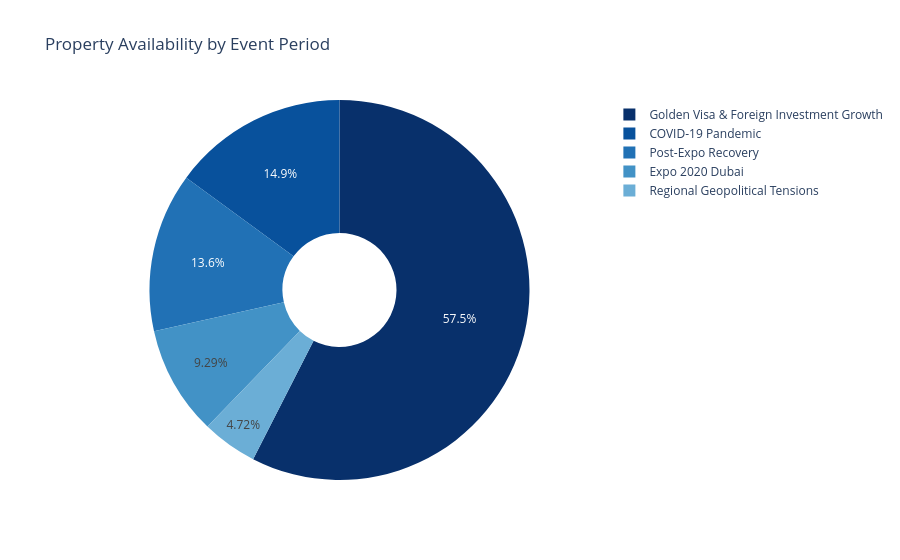

The code cell stored with this chart in its notebook:
### Code cell
fig = px.pie(df,
             names = "Event_Period",
             title = "Property Availability by Event Period",
             hole = 0.3,
             color_discrete_sequence=px.colors.sequential.Blues_r )
fig.show()

### Figure 1 — Plotly figure (JSON) as saved in the notebook; plotly's stock layout.template omitted (floating-point values rounded to 4 significant figures; data arrays with more than 128 entries replaced by an {"elided": "..."} marker saying what was removed)
{"data": [{"domain": {"x": [0, 1], "y": [0, 1]}, "hole": 0.3, "hovertemplate": "Event_Period=%{label}<extra></extra>", "labels": {"elided": "10000 str values"}, "legendgroup": "", "name": "", "showlegend": true, "type": "pie"}], "layout": {"legend": {"tracegroupgap": 0}, "piecolorway": ["rgb(8,48,107)", "rgb(8,81,156)", "rgb(33,113,181)", "rgb(66,146,198)", "rgb(107,174,214)", "rgb(158,202,225)", "rgb(198,219,239)", "rgb(222,235,247)", "rgb(247,251,255)"], "title": {"text": "Property Availability by Event Period"}}}
